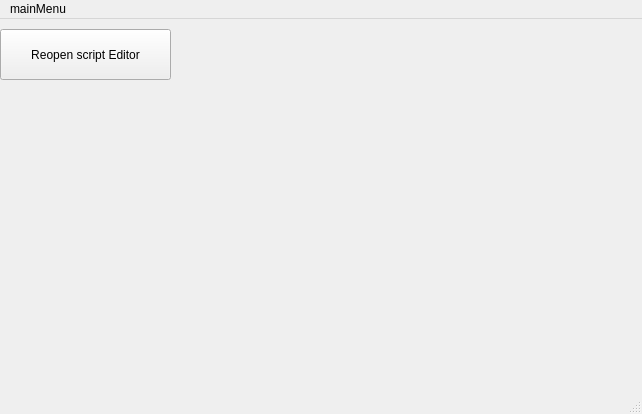
<?xml version="1.0" encoding="UTF-8"?>
<ui version="4.0">
 <class>MainWindow</class>
 <widget class="QMainWindow" name="MainWindow">
  <property name="geometry">
   <rect>
    <x>0</x>
    <y>0</y>
    <width>642</width>
    <height>414</height>
   </rect>
  </property>
  <property name="windowTitle">
   <string>MainWindow</string>
  </property>
  <widget class="QWidget" name="centralwidget">
   <widget class="QPushButton" name="pushButton">
    <property name="geometry">
     <rect>
      <x>0</x>
      <y>10</y>
      <width>171</width>
      <height>51</height>
     </rect>
    </property>
    <property name="text">
     <string>Reopen script Editor</string>
    </property>
   </widget>
  </widget>
  <widget class="QStatusBar" name="statusbar"/>
  <widget class="QMenuBar" name="menubar">
   <property name="geometry">
    <rect>
     <x>0</x>
     <y>0</y>
     <width>642</width>
     <height>17</height>
    </rect>
   </property>
   <widget class="QMenu" name="mainMenu">
    <property name="title">
     <string>mainMenu</string>
    </property>
   </widget>
   <addaction name="mainMenu"/>
  </widget>
 </widget>
 <resources/>
 <connections/>
</ui>
